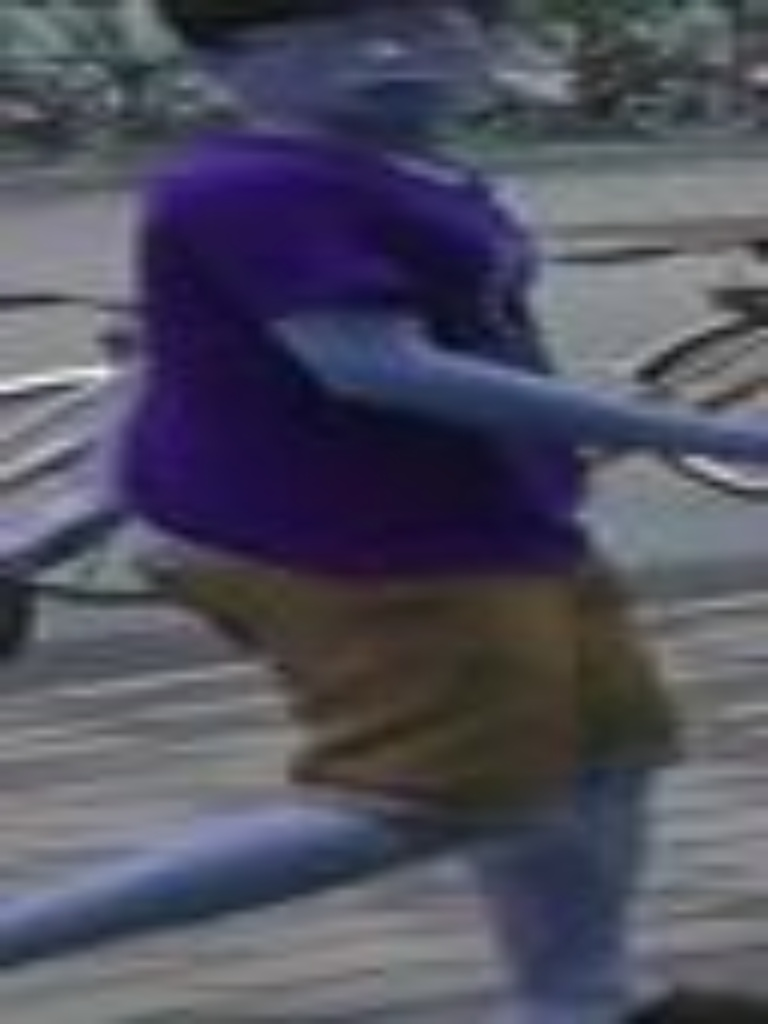
#> input picture run/examples/test11.jpg, 768 x 1024 px
$ python -i utils_ootd_test.py   (imports and definitions only)   (Python 2 division)
#> lines starting #> are read from the running program, lines starting #| are printed output that depends on the picture
import pdb

import numpy as np
import cv2
from PIL import Image, ImageDraw

label_map = {
    "background": 0,
    "hat": 1,
    "hair": 2,
    "sunglasses": 3,
    "upper_clothes": 4,
    "skirt": 5,
    "pants": 6,
    "dress": 7,
    "belt": 8,
    "left_shoe": 9,
    "right_shoe": 10,
    "head": 11,
    "left_leg": 12,
    "right_leg": 13,
    "left_arm": 14,
    "right_arm": 15,
    "bag": 16,
    "scarf": 17,
}

def extend_arm_mask(wrist, elbow, scale):
  wrist = elbow + scale * (wrist - elbow)
  return wrist

def hole_fill(img):
    img = np.pad(img[1:-1, 1:-1], pad_width = 1, mode = 'constant', constant_values=0)
    img_copy = img.copy()
    mask = np.zeros((img.shape[0] + 2, img.shape[1] + 2), dtype=np.uint8)

    cv2.floodFill(img, mask, (0, 0), 255)
    img_inverse = cv2.bitwise_not(img)
    dst = cv2.bitwise_or(img_copy, img_inverse)
    return dst

# [110 lines left out: functions refine_mask, get_mask_location, not called in this run]

>>> import cv2
>>> picture = cv2.imread('examples/test11.jpg', cv2.IMREAD_GRAYSCALE)
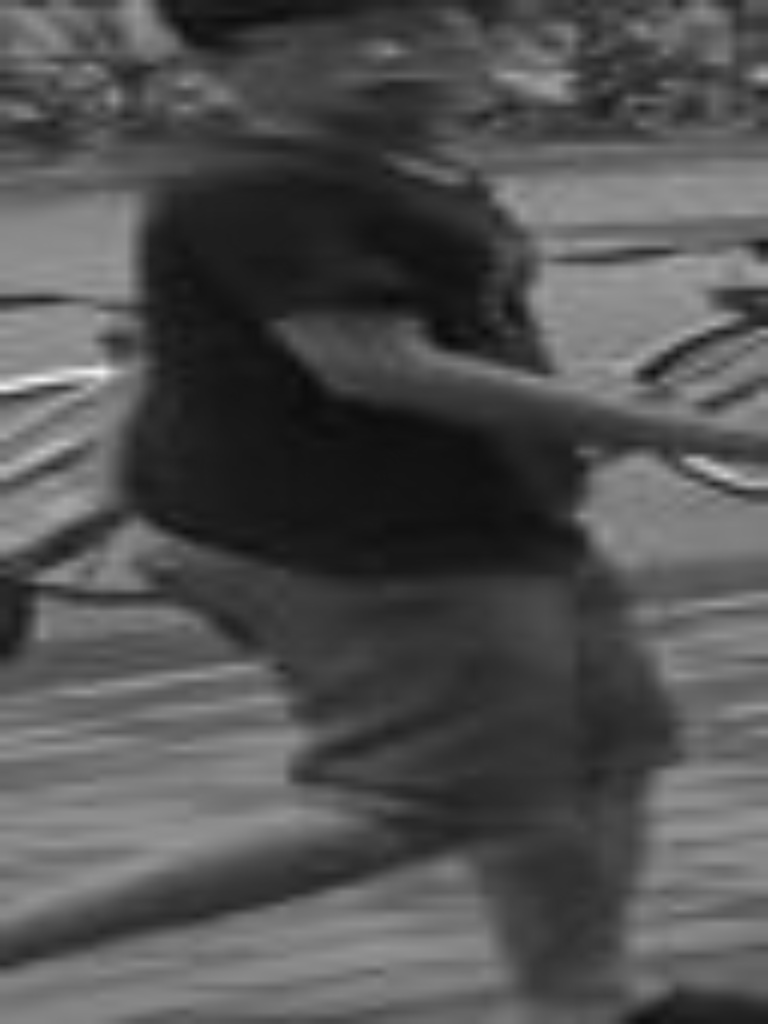
#> picture: shape (1024, 768); min 8, max 242, mean 81.2
>>> result = hole_fill(picture)
#> in hole_fill, `cv2.floodFill(img, mask, (0, 0), 255)`:
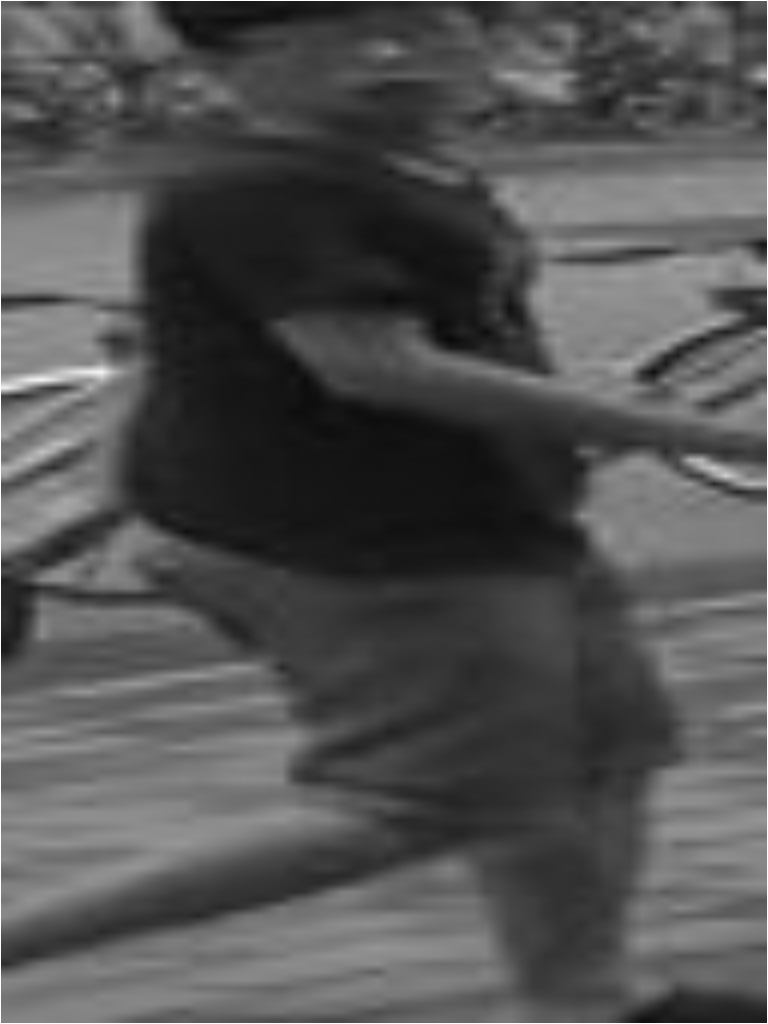
#> img: shape (1024, 768); min 8, max 255, mean 81.9
#> in hole_fill, `img_inverse = cv2.bitwise_not(img)`:
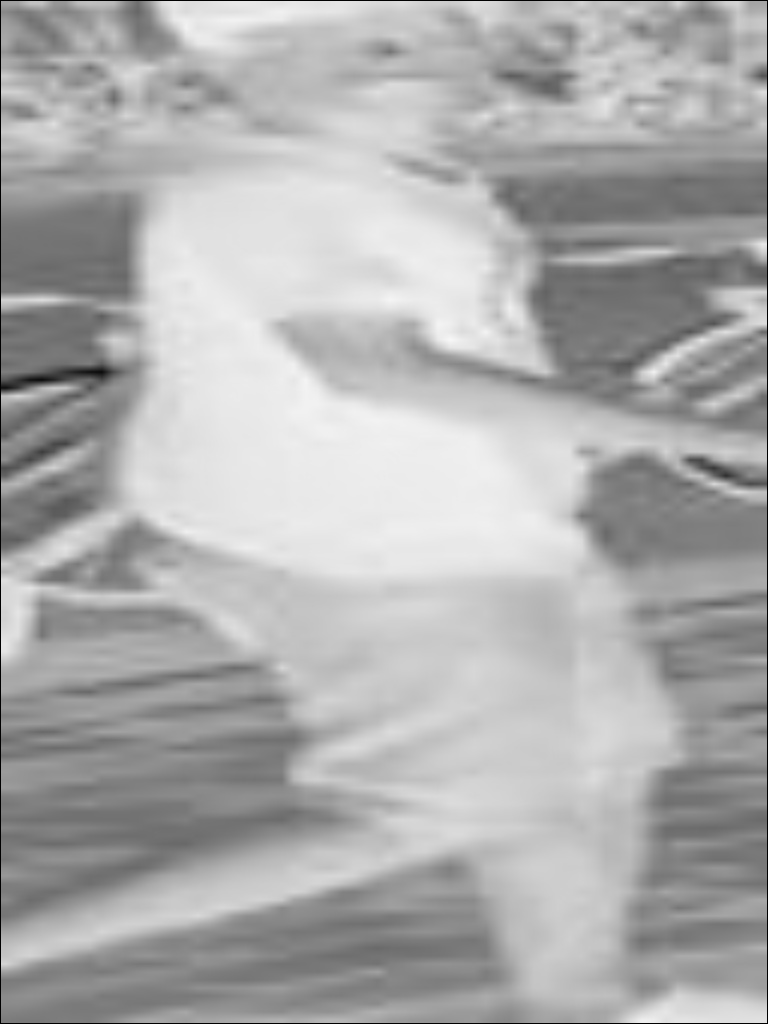
#> img_inverse: shape (1024, 768); min 0, max 247, mean 173.1
#> in hole_fill, `dst = cv2.bitwise_or(img_copy, img_inverse)`:
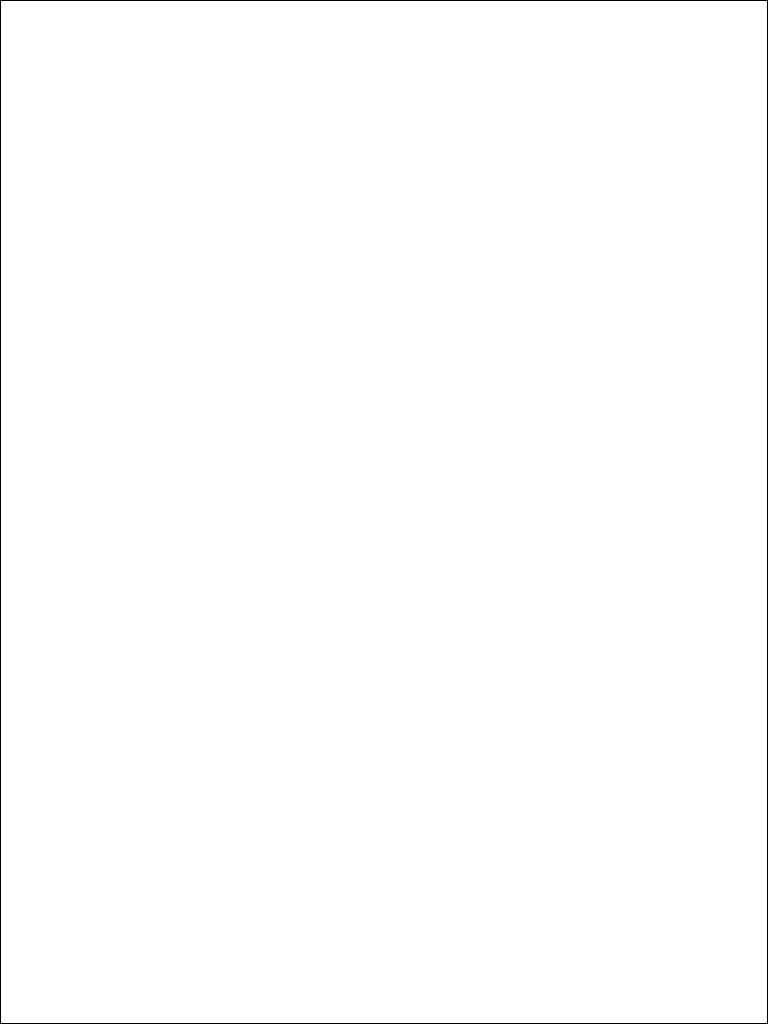
#> dst: shape (1024, 768); 99.5% white; black in thin lines or dots

$ run again, on run/examples/test22.jpg
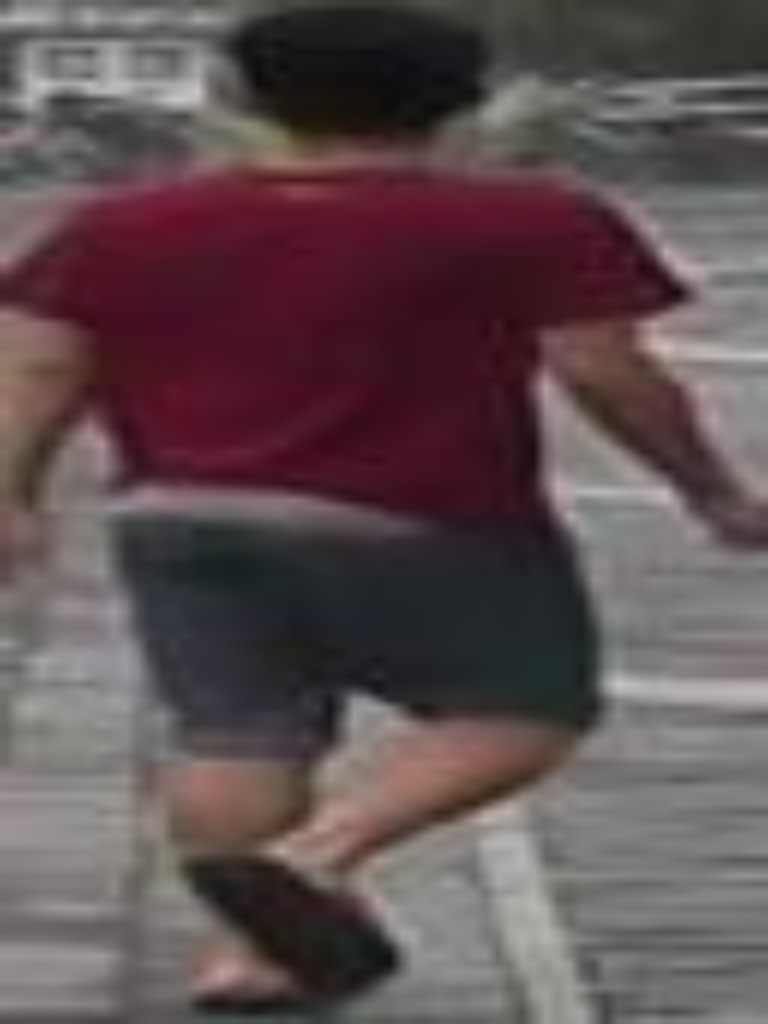
#> input picture run/examples/test22.jpg, 768 x 1024 px
#> in hole_fill, `cv2.floodFill(img, mask, (0, 0), 255)`:
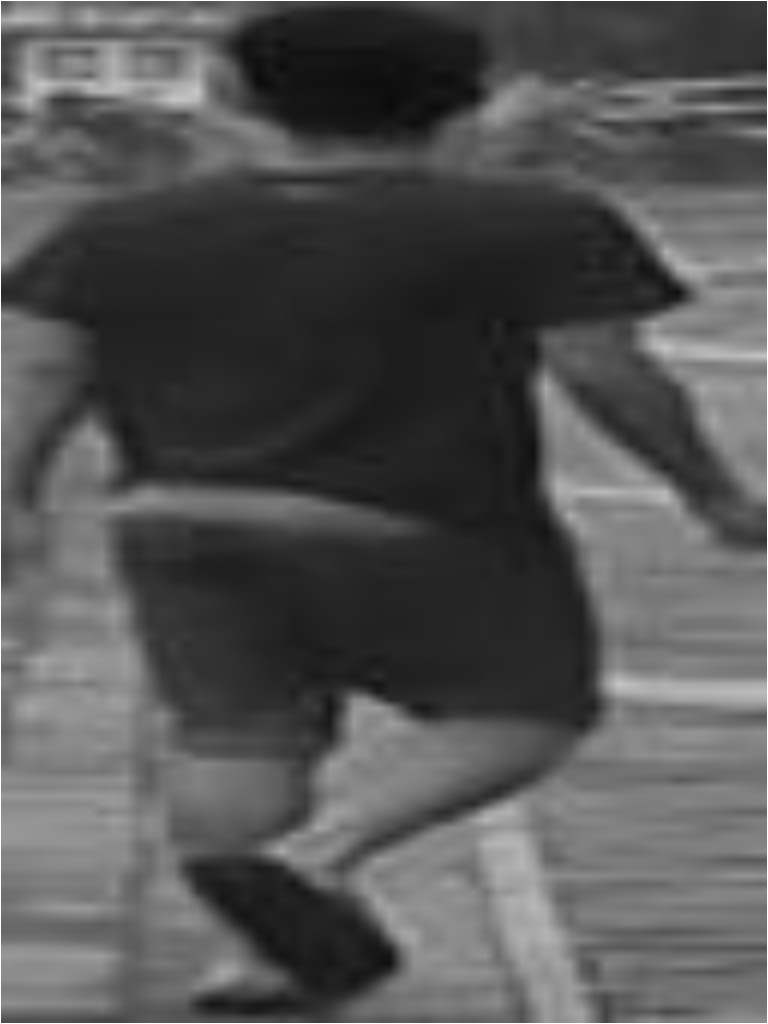
#> img: shape (1024, 768); min 10, max 255, mean 83.9
#> in hole_fill, `img_inverse = cv2.bitwise_not(img)`:
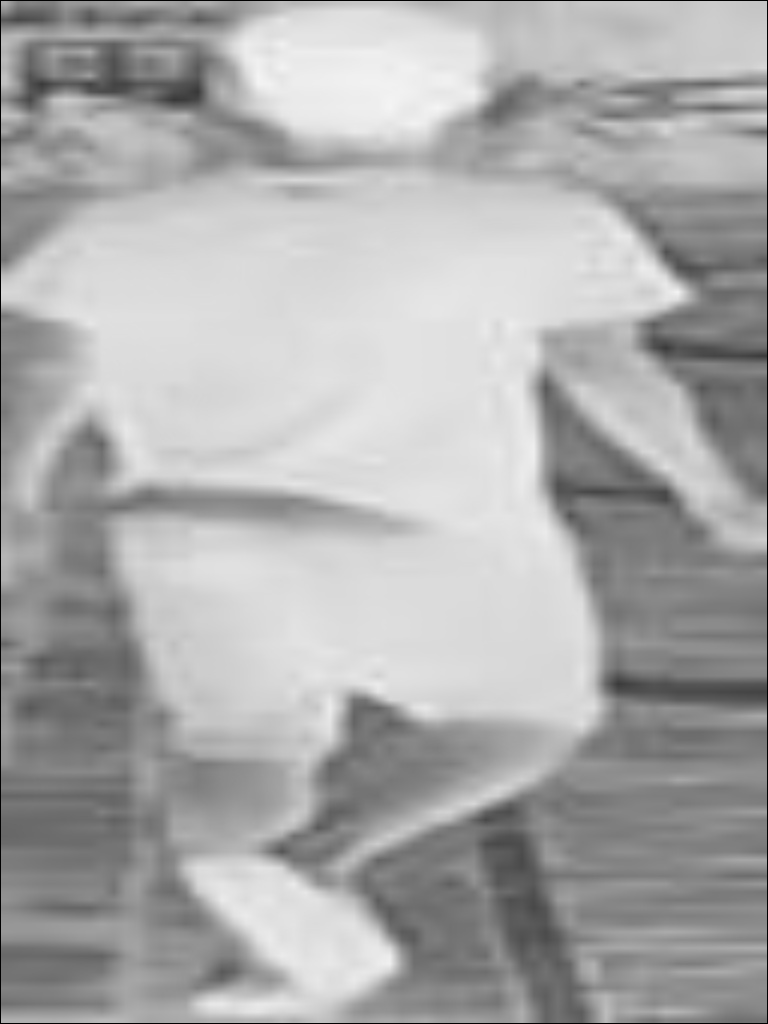
#> img_inverse: shape (1024, 768); min 0, max 245, mean 171.1
#> dst: shape (1024, 768); 99.5% white; black in thin lines or dots
